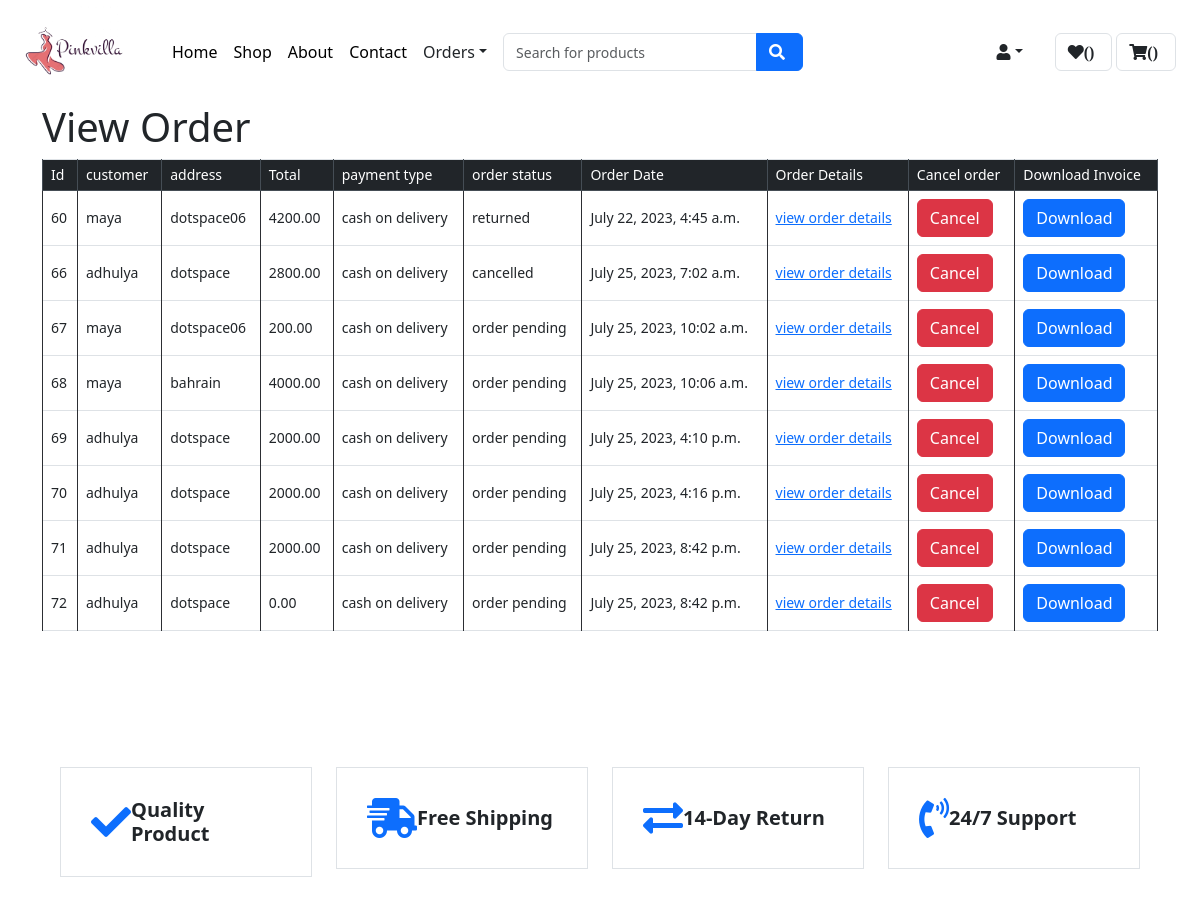
/view_order/ (upper part), run on an earlier commit of the app's database.
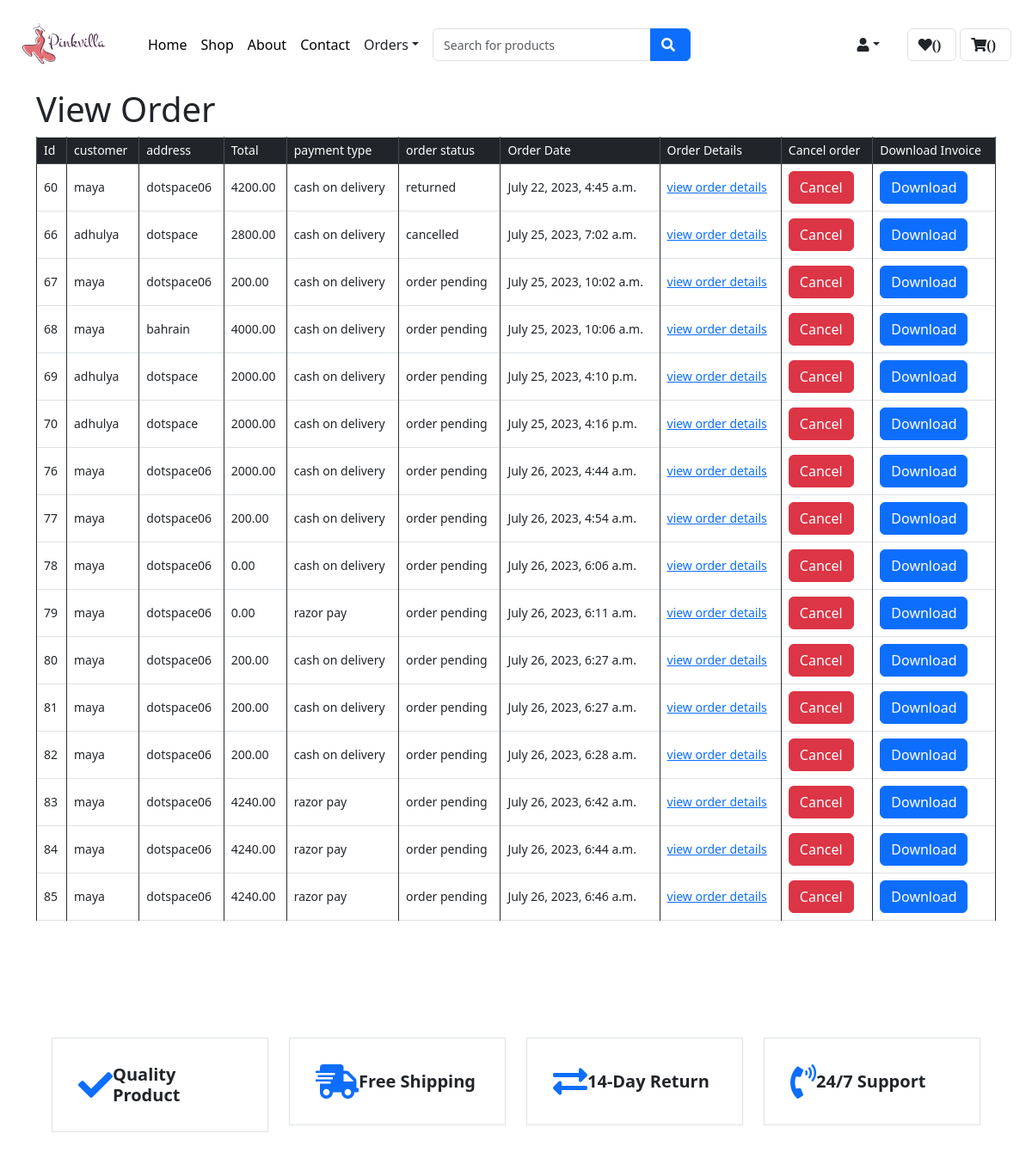
And on a later commit of the database.
### app1/models.py (models this page shows, shortened)
class Order(models.Model):
    ORDER_STATUS_CHOICES = (
        ('order pending','order pending'),
        ('order confirmed','order confirmed'),
        ('delivered','delivered'),
        ('returned','returned'),
        ('cancelled','cancelled')
    )
    PAYMENT_CHOICES = (
        ('cash on delivery','cash on delivery'),
        ('online payment','online payment')
    )
    customer = models.ForeignKey(custom_user,on_delete=models.SET_NULL,null=True,blank=True)
    address = models.ForeignKey(Address,on_delete=models.SET_NULL,null=True,blank=True)
    date_ordered = models.DateTimeField(auto_now_add=True)
    order_status = models.CharField(max_length=100,choices=ORDER_STATUS_CHOICES,default='order pending')
    payment_type = models.CharField(max_length=100,choices=PAYMENT_CHOICES,default='cash on delivery')
    total = models.DecimalField(max_digits=10,decimal_places=2,default=0)
    coupon = models.ForeignKey(Coupon, on_delete=models.SET_NULL,null=True,blank= True)

class custom_user(models.Model):
    id = models.AutoField(primary_key=True)
    first_name = models.CharField(max_length=255)
    username = models.CharField(max_length=255)
    is_superuser = models.BooleanField(default=False)
    email = models.CharField(max_length=255)
    password = models.CharField(max_length=255)
    phone_number = models.CharField(max_length=20, blank=True, null=True)
    status =  models.BooleanField(default=True)

class Address(models.Model):
    username = models.ForeignKey(custom_user, on_delete=models.CASCADE)
    flat = models.CharField(max_length=255)
    locality = models.CharField(max_length=255)
    city = models.CharField(max_length=255)
    pincode = models.CharField(max_length=20, blank=True, null=True)
    state = models.CharField(max_length=255)
    def __str__(self):
        return self.flat

### app1/views.py (the view)
# urls.py: path('view_order/',views.view_order,name = 'view_order'),
def view_order(request):
    orderobj = Order.objects.all()
    context = {
        "orderobj":orderobj
    }
    return render(request, 'view_order.html',context )

### app1/templates/view_order.html (shortened to what this page needs)
{% extends 'user_product.html' %}
            {% load static %}
                {% block main-content %}
                <div class="container">
                    <h1>View Order</h1>
                    <table class="table table-bordered">
                        <thead class="thead-dark">
                            <tr>
                                <th>Id</th>
                                <th>customer</th>
                                <th>address</th>
                                <th>Total</th>
                                <th>payment type</th>
                                <th>order status</th>
                                <th>Order Date</th>
                                <th>Order Details</th>
                                <th>Cancel order</th>
                                <th>Download Invoice</th>
                            </tr>
                        </thead>
                        <tbody>
                            {% for order in orderobj %}
                            <tr>
                                <td>{{ order.id }}</td>
                                <td>{{ order.customer.username }}</td>
                                <td>{{ order.address }}</td>
                                <td>{{ order.total }}</td>
                                <td>{{ order.payment_type }}</td>
                                <td>{{order.order_status}}</td>
                                <td>{{order.date_ordered }}</td>
                            <td><a href="{% url 'userorder_items' order.id %}">view order details</a></td>
                            <td> <button type="button" onclick="cancelOrder({{ order.id }})" class="btn btn-danger">Cancel  </button></td>
                            <td><a href="{% url 'download_invoice' order.id %}" class="btn btn-primary">Download</a></td>
                            </tr>
                            {% endfor %}
                        </tbody>
                    </table>
                </div>
                {% endblock main-content %}

What changed in the data, as far as the page shows it:
removed Order: id "71", customer.username "adhulya", address "dotspace", total "2000.00", payment_type "cash on delivery", order_status "order pending", date_ordered "July 25, 2023, 8:42 p.m."
removed Order: id "72", customer.username "adhulya", address "dotspace", total "0.00", payment_type "cash on delivery", order_status "order pending", date_ordered "July 25, 2023, 8:42 p.m."
added Order: id "76", customer.username "maya", address "dotspace06", total "2000.00", payment_type "cash on delivery", order_status "order pending", date_ordered "July 26, 2023, 4:44 a.m."
added Order: id "77", customer.username "maya", address "dotspace06", total "200.00", payment_type "cash on delivery", order_status "order pending", date_ordered "July 26, 2023, 4:54 a.m."
added Order: id "78", customer.username "maya", address "dotspace06", total "0.00", payment_type "cash on delivery", order_status "order pending", date_ordered "July 26, 2023, 6:06 a.m."
added Order: id "79", customer.username "maya", address "dotspace06", total "0.00", payment_type "razor pay", order_status "order pending", date_ordered "July 26, 2023, 6:11 a.m."
added Order: id "80", customer.username "maya", address "dotspace06", total "200.00", payment_type "cash on delivery", order_status "order pending", date_ordered "July 26, 2023, 6:27 a.m."
added Order: id "81", customer.username "maya", address "dotspace06", total "200.00", payment_type "cash on delivery", order_status "order pending", date_ordered "July 26, 2023, 6:27 a.m."
added Order: id "82", customer.username "maya", address "dotspace06", total "200.00", payment_type "cash on delivery", order_status "order pending", date_ordered "July 26, 2023, 6:28 a.m."
added Order: id "83", customer.username "maya", address "dotspace06", total "4240.00", payment_type "razor pay", order_status "order pending", date_ordered "July 26, 2023, 6:42 a.m."
added Order: id "84", customer.username "maya", address "dotspace06", total "4240.00", payment_type "razor pay", order_status "order pending", date_ordered "July 26, 2023, 6:44 a.m."
added Order: id "85", customer.username "maya", address "dotspace06", total "4240.00", payment_type "razor pay", order_status "order pending", date_ordered "July 26, 2023, 6:46 a.m."
